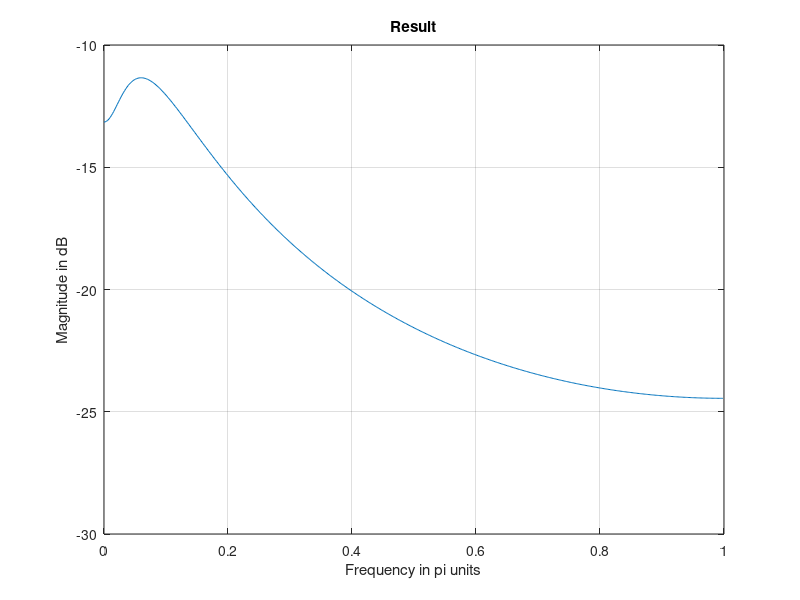

MATLAB code to generate this figure:
clc 
clear all
close all;

% H(s) specifications 
bs = [1 1]; %Numerator 
as = [1 5 6]; %Denominator

% Analog design
T = 0.1; % Given

% Transformation from analog to digital 
[bz, az] = impinvar(bs,as,1/T);
[Hbd, wbd] = freqz(bz,az); % Digital freq. response 

figure(1); 
plot(wbd/pi,20*log10(abs(Hbd))),grid on; 
title('Result')
ylabel('Magnitude in dB' );
xlabel('Frequency in pi units' );
